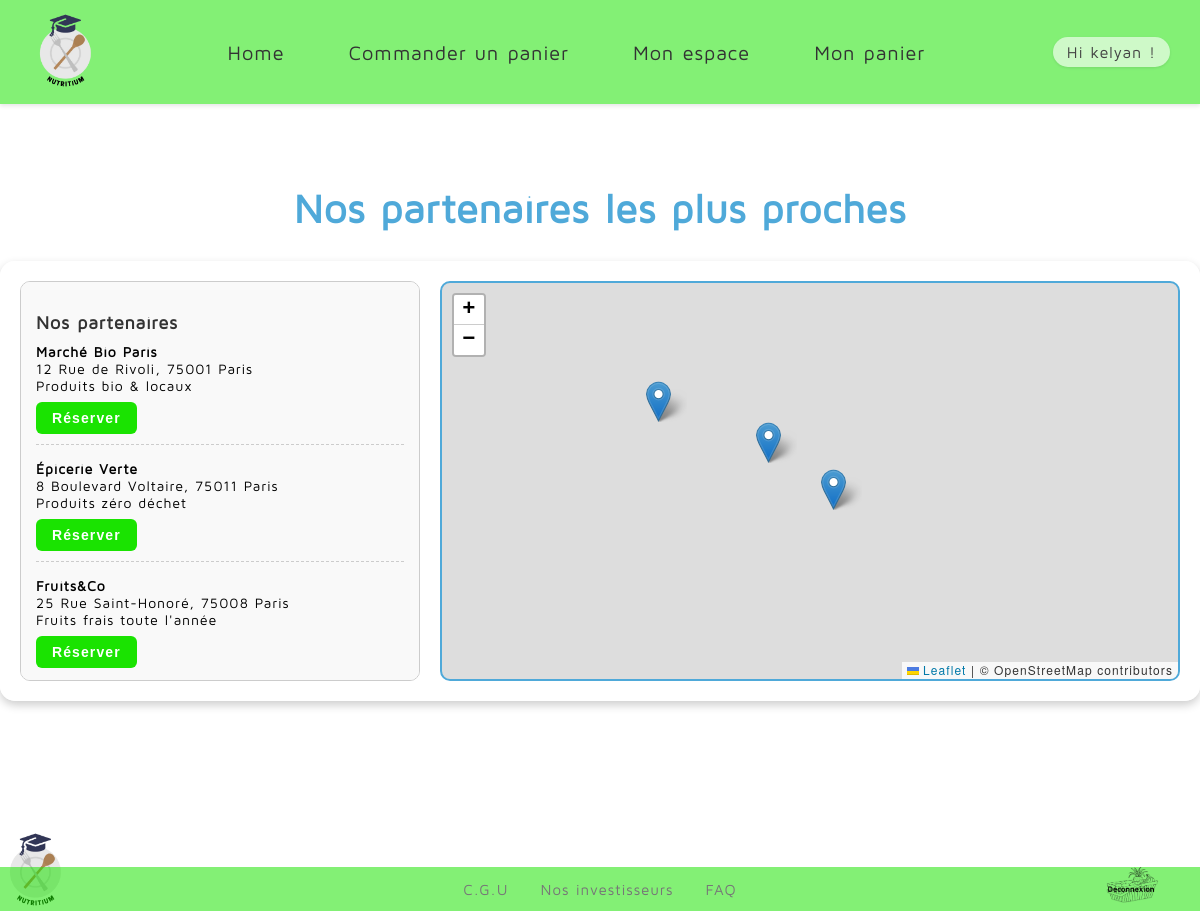
The page /php/commande.php (signed in) on the database its author committed.
### tables this page shows
CREATE TABLE partenaires (
  id INT NOT NULL AUTO_INCREMENT,
  nom VARCHAR(255) NOT NULL,
  adresse VARCHAR(255) NOT NULL,
  description TEXT,
  latitude DOUBLE NOT NULL,
  longitude DOUBLE NOT NULL,
  PRIMARY KEY (id)
);

### src/php/commande.php (the view, shortened to what this page needs)
<?php
$pageCSS = '../css/commande.css';
$useLeaflet = true;
include '../include/header.php';
$pdo = getPDOConnection();
try {
    $stmt = $pdo->query("SELECT * FROM partenaires");
    $partenaires = $stmt->fetchAll(PDO::FETCH_ASSOC);
} catch (PDOException $e) {
    echo "Erreur SQL : " . $e->getMessage();
    include '../include/footer.php';
    exit();
}
?>
<h1>Nos partenaires les plus proches</h1>
<div class="partenaires-container-row">
    <div class="partenaires-liste">
        <h2>Nos partenaires</h2>
        <?php foreach ($partenaires as $p): ?>
        <div class="partenaire">
            <strong><?= htmlspecialchars($p['nom']) ?></strong><br>
            <?= htmlspecialchars($p['adresse']) ?><br>
            <?= htmlspecialchars($p['description']) ?><br>
            <form action="commande.php" method="GET" class="form-reservation">
                <button type="submit" class="bouton-reserver">
                    Réserver
                </button>
            </form>
        </div>
        <?php endforeach; ?>
    </div>
    <div id="mapid"></div>
</div>
<div class="spacer"></div>
<?php include '../include/footer.php'; ?>

### src/include/header.php (shortened to what this page needs)
<!DOCTYPE html>
<html lang="fr">
<head>
    <link rel="stylesheet" href="../css/header.css">
    <link rel="stylesheet" href="<?= htmlspecialchars($pageCSS); ?>">
    <link rel="stylesheet" href="../css/footer.css">
    <?php if (!empty($useLeaflet)) : ?>
    <link rel="stylesheet" href="https://unpkg.com/leaflet@1.9.3/dist/leaflet.css" />
    <?php endif; ?>
</head>
<body>
    <header class="main-header">
        <div class="header-bar">
            <div class="logo-container">
                <a href="../index.php">
                    <img src="../../images/logonutritium.png" alt="Logo Nutritium">
                </a>
            </div>
            <nav class="menu">
                <a href="../index.php">Home</a>
                <a href="commande.php">Commander un panier</a>
                <a href="espaceuser.php">Mon espace</a>
                <a href="reservation.php">Mon panier</a>
            </nav>
            <?php if (isset($_SESSION['prenom'])) : ?>
            <div class="user-greeting">Hi <?= htmlspecialchars($_SESSION['prenom']) ?> !</div>
            <?php endif; ?>
        </div>
    </header>

### src/include/footer.php (shortened to what this page needs)
<a href="../php/logout.php">
    <img src="../../images/déconnexion2.png" id="imgdeco" alt="Déconnexion" title="Se déconnecter">
</a>
<footer>
    <div class="footer">
        <nav>
            <ul>
                <li><a href="CGU.php" id="ga">C.G.U</a></li>
                <li><a href="https://www.isep.fr/" id="ga" target="_blank">Nos investisseurs</a></li>
                <li><a href="faq.php" id="ga">FAQ</a></li>
            </ul>
        </nav>
    </div>
    <div class="logo-container">
        <a href="../index.php">
            <img src="../../images/logonutritium.png" alt="Logo Nutritium">
        </a>
    </div>
</footer>
</body>
</html>

### src/css/header.css (style rules this page uses)
.main-header { background-color: rgba(26, 227, 1, 0.54); width: 100%; box-shadow: 0 2px 4px rgba(0, 0, 0, 0.1); position: relative; z-index: 10; }
.header-bar { display: flex; flex-wrap: nowrap; align-items: center; justify-content: space-between; padding: 12px 30px; max-width: 1300px; margin: 0 auto; gap: 20px; }
.logo-container { flex-shrink: 0; }
.logo-container img { width: 70px; height: auto; }
.menu { display: flex; justify-content: center; align-items: center; gap: 40px; flex-grow: 1; min-width: 0; white-space: nowrap; overflow: hidden; }
.menu a { display: inline-block; font-size: 20px; color: #333; text-decoration: none; font-weight: 500; padding: 8px 12px; border-radius: 6px; transition: all 0.3s ease-in-out; }
.user-greeting { font-size: 16px; color: #444; background-color: rgba(255, 255, 255, 0.6); padding: 6px 14px; border-radius: 20px; font-weight: 500; white-space: nowrap; box-shadow: 0 1px 3px rgba(0, 0, 0, 0.1); flex-shrink: 0; }

### src/css/commande.css (style rules this page uses)
html, body { width: 100%; height: 100%; margin: 0; padding: 0; font-family: "Maven Pro", sans-serif; box-sizing: border-box; background-image: url("../../images/Nutritium_Background1.png"); background-size: cover; background-repeat: repeat; background-attachment: fixed; padding-bottom: 120px; }
*, *::before, *::after { box-sizing: inherit; letter-spacing: 1.1px; }
h1 { text-align: center; margin: 80px 1rem 30px; font-size: 2.5rem; color: #4fa9d9; }
.partenaires-container-row { display: flex; flex-wrap: wrap; justify-content: space-between; align-items: flex-start; max-width: 1200px; margin: 0 auto 30px; background-color: rgba(255, 255, 255, 0.88); padding: 20px; border-radius: 15px; box-shadow: 0 4px 10px rgba(0, 0, 0, 0.2); gap: 20px; }
#mapid { flex: 2; min-width: 300px; height: 400px; border-radius: 10px; border: 2px solid #4fa9d9; }
.partenaires-liste { flex: 1; min-width: 250px; max-height: 400px; overflow-y: auto; background: #f9f9f9; border: 1px solid #ccc; border-radius: 10px; padding: 15px; font-size: 14px; }
.partenaires-liste h2 { font-size: 18px; margin-bottom: 10px; color: #333; }
.partenaire { margin-bottom: 15px; padding-bottom: 10px; border-bottom: 1px dashed #ccc; }
.partenaire:last-child { border-bottom: none; }
.bouton-reserver { background-color: rgb(26, 227, 1); color: white; border: none; padding: 8px 16px; border-radius: 6px; cursor: pointer; font-weight: bold; font-size: 14px; margin-top: 8px; transition: background-color 0.3s ease; }
.spacer { height: 100px; }

### src/css/footer.css (style rules this page uses)
.footer { background-color: rgba(26, 227, 1, 0.54); text-align: center; padding: 0.8rem 1rem; z-index: 1; display: flex; justify-content: center; align-items: center; flex-wrap: wrap; gap: 1rem; position: fixed; left: 0; right: 0; bottom: 0; }
.footer nav ul { display: flex; flex-wrap: wrap; justify-content: center; align-items: center; list-style: none; gap: 2rem; margin: 0; padding: 0; }
.footer nav ul li a { text-decoration: none; color: #777; font-size: 15px; transition: color 0.3s ease; }
#imgdeco { position: fixed; bottom: 0.5rem; right: 0.5rem; width: 120px; height: auto; cursor: pointer; z-index: 10; }
body { padding-bottom: 160px; }

### rows shown on the page
partenaires: nom "Marché Bio Paris", adresse "12 Rue de Rivoli, 75001 Paris", description "Produits bio & locaux"
partenaires: nom "Épicerie Verte", adresse "8 Boulevard Voltaire, 75011 Paris", description "Produits zéro déchet"
partenaires: nom "Fruits&Co", adresse "25 Rue Saint-Honoré, 75008 Paris", description "Fruits frais toute l'année"

### other values the page prints
$_SESSION['prenom'] "kelyan"
